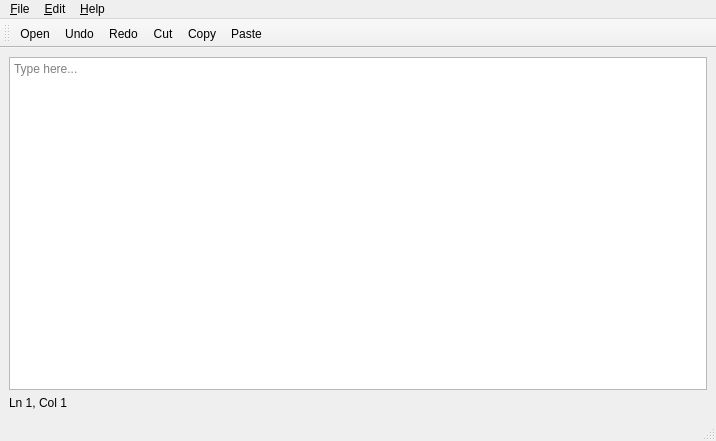
<?xml version="1.0" encoding="UTF-8"?>
<ui version="4.0">
 <class>MainWindow</class>
 <widget class="QMainWindow" name="MainWindow">
  <property name="geometry">
   <rect>
    <x>0</x>
    <y>0</y>
    <width>716</width>
    <height>441</height>
   </rect>
  </property>
  <property name="windowTitle">
   <string>Sodda matn muharriri</string>
  </property>
  <widget class="QWidget" name="centralwidget">
   <layout class="QGridLayout" name="gridLayout">
    <item row="0" column="0">
     <widget class="QTextEdit" name="textEdit">
      <property name="placeholderText">
       <string>Type here... </string>
      </property>
     </widget>
    </item>
    <item row="1" column="0">
     <widget class="QLabel" name="lblLnCol">
      <property name="text">
       <string>Ln 1, Col 1</string>
      </property>
     </widget>
    </item>
   </layout>
  </widget>
  <widget class="QStatusBar" name="statusbar"/>
  <widget class="QMenuBar" name="menuBar">
   <property name="geometry">
    <rect>
     <x>0</x>
     <y>0</y>
     <width>716</width>
     <height>26</height>
    </rect>
   </property>
   <widget class="QMenu" name="menuFile">
    <property name="title">
     <string>&amp;File</string>
    </property>
    <addaction name="actionNew "/>
    <addaction name="actionOpen"/>
    <addaction name="actionSave "/>
    <addaction name="actionSaveAs"/>
    <addaction name="separator"/>
    <addaction name="actionExit"/>
   </widget>
   <widget class="QMenu" name="menuEdit">
    <property name="title">
     <string>&amp;Edit</string>
    </property>
    <addaction name="actionUndo"/>
    <addaction name="actionRedo"/>
    <addaction name="actionCut"/>
    <addaction name="actionCopy"/>
    <addaction name="actionPaste"/>
    <addaction name="actionSelectAll"/>
   </widget>
   <widget class="QMenu" name="menuHelp">
    <property name="title">
     <string>&amp;Help</string>
    </property>
    <addaction name="actionAbout"/>
   </widget>
   <addaction name="menuFile"/>
   <addaction name="menuEdit"/>
   <addaction name="menuHelp"/>
  </widget>
  <widget class="QToolBar" name="mainToolBar">
   <property name="windowTitle">
    <string>toolBar</string>
   </property>
   <attribute name="toolBarArea">
    <enum>TopToolBarArea</enum>
   </attribute>
   <attribute name="toolBarBreak">
    <bool>false</bool>
   </attribute>
   <addaction name="actionNew "/>
   <addaction name="actionOpen"/>
   <addaction name="actionSave "/>
   <addaction name="actionUndo"/>
   <addaction name="actionRedo"/>
   <addaction name="actionCut"/>
   <addaction name="actionCopy"/>
   <addaction name="actionPaste"/>
  </widget>
  <action name="actionNew ">
   <property name="text">
    <string>New</string>
   </property>
   <property name="statusTip">
    <string comment="New file Ctrl+O" extracomment="New file Ctrl+O"/>
   </property>
   <property name="shortcut">
    <string>Ctrl+N</string>
   </property>
   <property name="shortcutVisibleInContextMenu">
    <bool>false</bool>
   </property>
  </action>
  <action name="actionOpen">
   <property name="text">
    <string>Open</string>
   </property>
   <property name="shortcut">
    <string>Ctrl+O</string>
   </property>
  </action>
  <action name="actionSave ">
   <property name="text">
    <string>Save</string>
   </property>
   <property name="shortcut">
    <string>Ctrl+S</string>
   </property>
  </action>
  <action name="actionSaveAs">
   <property name="text">
    <string>Save As</string>
   </property>
  </action>
  <action name="actionExit">
   <property name="text">
    <string>Exit</string>
   </property>
  </action>
  <action name="actionUndo">
   <property name="text">
    <string>Undo</string>
   </property>
   <property name="shortcut">
    <string>Ctrl+Z</string>
   </property>
  </action>
  <action name="actionRedo">
   <property name="text">
    <string>Redo</string>
   </property>
   <property name="shortcut">
    <string>Ctrl+Y</string>
   </property>
  </action>
  <action name="actionCut">
   <property name="text">
    <string>Cut</string>
   </property>
   <property name="shortcut">
    <string>Ctrl+X</string>
   </property>
  </action>
  <action name="actionCopy">
   <property name="icon">
    <iconset>
     <normaloff>C:/Users/Isakov/Downloads/copy.png</normaloff>C:/Users/Isakov/Downloads/copy.png</iconset>
   </property>
   <property name="text">
    <string>Copy</string>
   </property>
   <property name="shortcut">
    <string>Ctrl+C</string>
   </property>
  </action>
  <action name="actionPaste">
   <property name="text">
    <string>Paste</string>
   </property>
   <property name="shortcut">
    <string>Ctrl+V</string>
   </property>
  </action>
  <action name="actionSelectAll">
   <property name="text">
    <string>Select All</string>
   </property>
   <property name="shortcut">
    <string>Ctrl+A</string>
   </property>
  </action>
  <action name="actionAbout">
   <property name="text">
    <string>About</string>
   </property>
  </action>
 </widget>
 <resources/>
 <connections/>
</ui>
